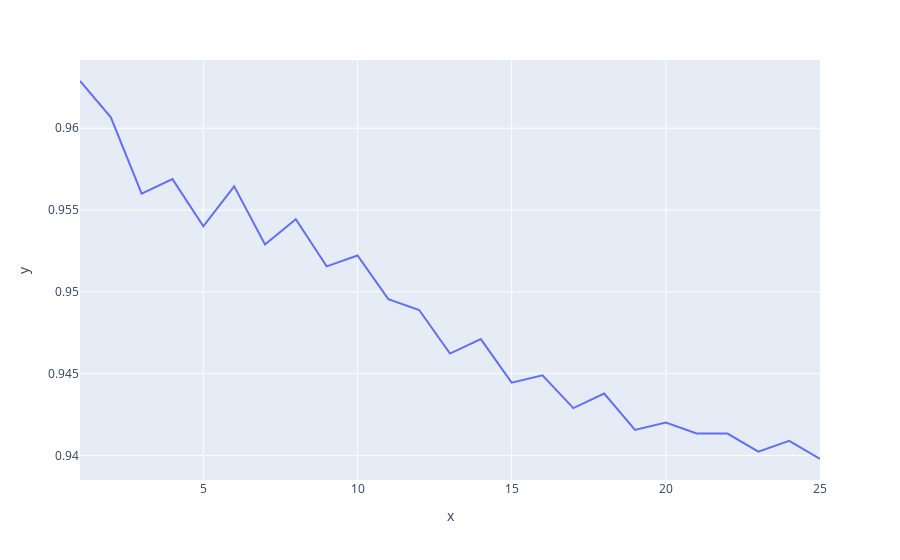

Notebook code cell kept with this figure:
### Code cell
px.line(x=k_range,y=scores_list)

### Figure 1 — Plotly figure (JSON) as saved in the notebook; plotly's stock layout.template omitted (floating-point values rounded to 4 significant figures)
{"data": [{"hovertemplate": "x=%{x}<br>y=%{y}<extra></extra>", "legendgroup": "", "line": {"color": "#636efa", "dash": "solid"}, "mode": "lines", "name": "", "showlegend": false, "type": "scatter", "x": [1, 2, 3, 4, 5, 6, 7, 8, 9, 10, 11, 12, 13, 14, 15, 16, 17, 18, 19, 20, 21, 22, 23, 24, 25], "xaxis": "x", "y": [0.9629, 0.9607, 0.956, 0.9569, 0.954, 0.9564, 0.9529, 0.9544, 0.9516, 0.9522, 0.9496, 0.9489, 0.9462, 0.9471, 0.9444, 0.9449, 0.9429, 0.9438, 0.9416, 0.942, 0.9413, 0.9413, 0.9402, 0.9409, 0.9398], "yaxis": "y"}], "layout": {"legend": {"tracegroupgap": 0}, "margin": {"t": 60}, "xaxis": {"anchor": "y", "domain": [0, 1], "title": {"text": "x"}}, "yaxis": {"anchor": "x", "domain": [0, 1], "title": {"text": "y"}}}}
